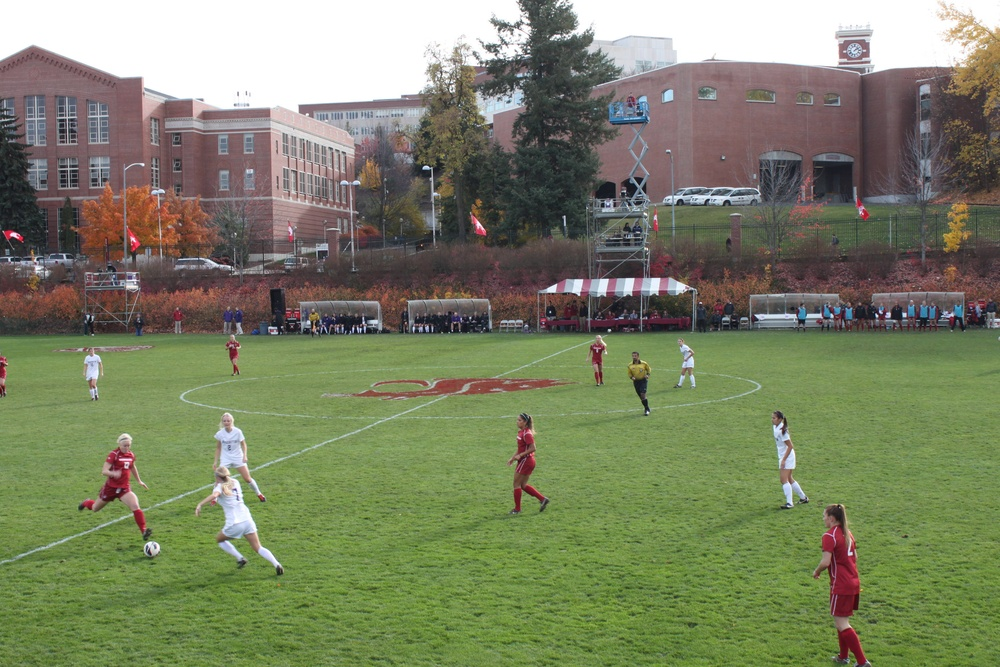
#> input picture images/original/img1.jpg, 1000 x 667 px, shrunk from 3456 x 2304 before the run
$ jupyter execute 'Matching two different photos.ipynb'   (shell and % lines are left out)
#> lines starting #> are read from the running program, lines starting #| are printed output that depends on the picture; after the words box and inside, x2 and y2 are one past the last pixel; in counts of white or black regions, pixels touching at a corner belong together
[cell 1]
import cv2
import numpy as np

#img = cv2.imread("simpsons.jpg") #coloured format
img = cv2.imread("images/original/img1.jpg")
#> img is the input picture: shape (667, 1000, 3); mean B, G, R 100.7, 130.5, 124
gray_img = cv2.cvtColor(img,cv2.COLOR_BGR2GRAY) #gray scale image
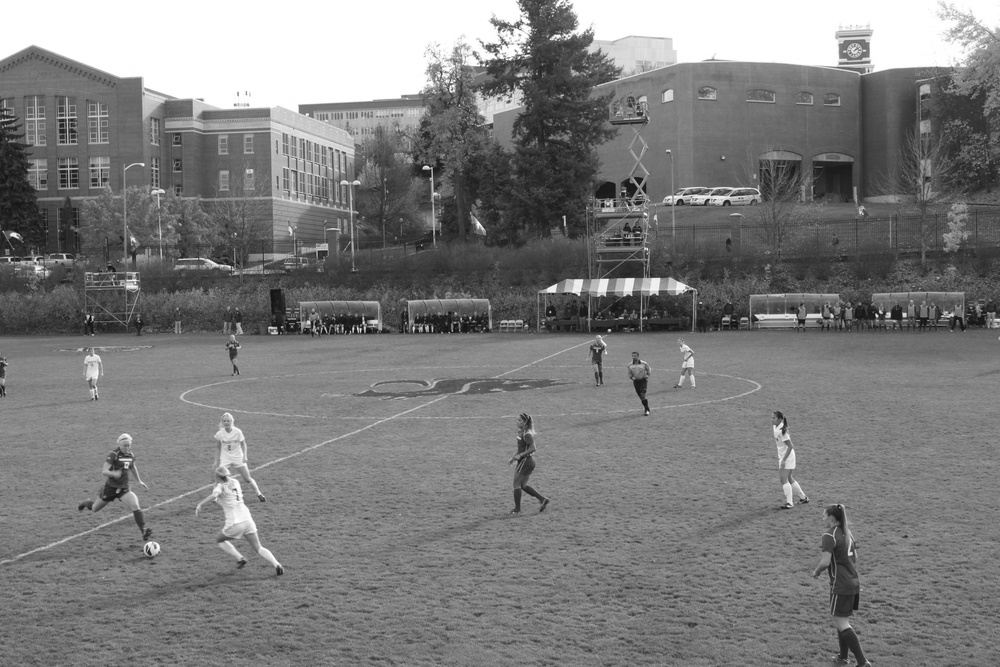
#> gray_img: shape (667, 1000); min 8, max 255, mean 125.2
h1,w1 = gray_img.shape
#> h1 = 667; w1 = 1000
final_img = img

#template = cv2.imread("barts_face.jpg",cv2.IMREAD_GRAYSCALE)
template = cv2.imread("images/template/test.jpg",cv2.IMREAD_GRAYSCALE)
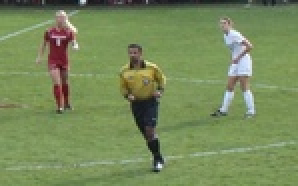
#> input picture images/template/test.jpg, 149 x 93 px, shrunk from 515 x 321 before the run (shown 2 times larger)
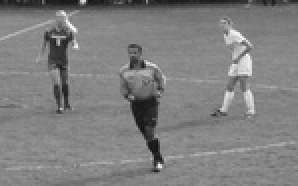
#> template: shape (93, 149) (shown 2 times larger); min 15, max 251, mean 127.2
w,h = template.shape[::-1] #rows = height,columns = width
#> w = 149; h = 93

result = cv2.matchTemplate(gray_img,template,cv2.TM_CCOEFF_NORMED)
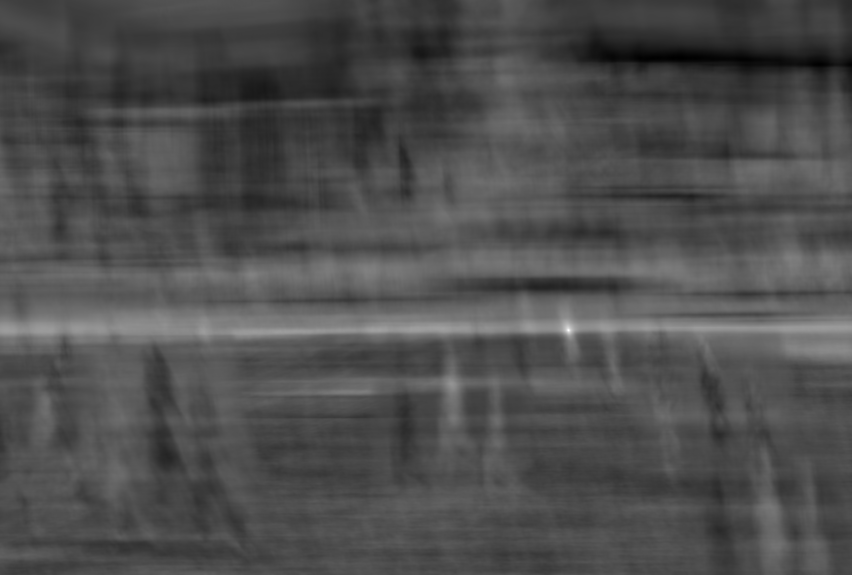
#> result: shape (575, 852) float32; min -0.474, max 0.985, mean -0.0254; drawn with min black and max white
loc = np.where(result >= 0.55)
#> loc = 67 positions, rows 324 to 333, columns 564 to 572

for pt in zip(*loc[::-1]):
    global coordinates
    coordinates = pt
    cv2.rectangle(final_img,pt,(pt[0]+w,pt[1]+h),(0,255,0),3)
#> this loop made 67 passes
#> coordinates on passes 1 to 12: (566, 324), (567, 324), (568, 324), (565, 325), (566, 325), (567, 325), (568, 325), (569, 325), (564, 326), (565, 326), (566, 326), (567, 326)
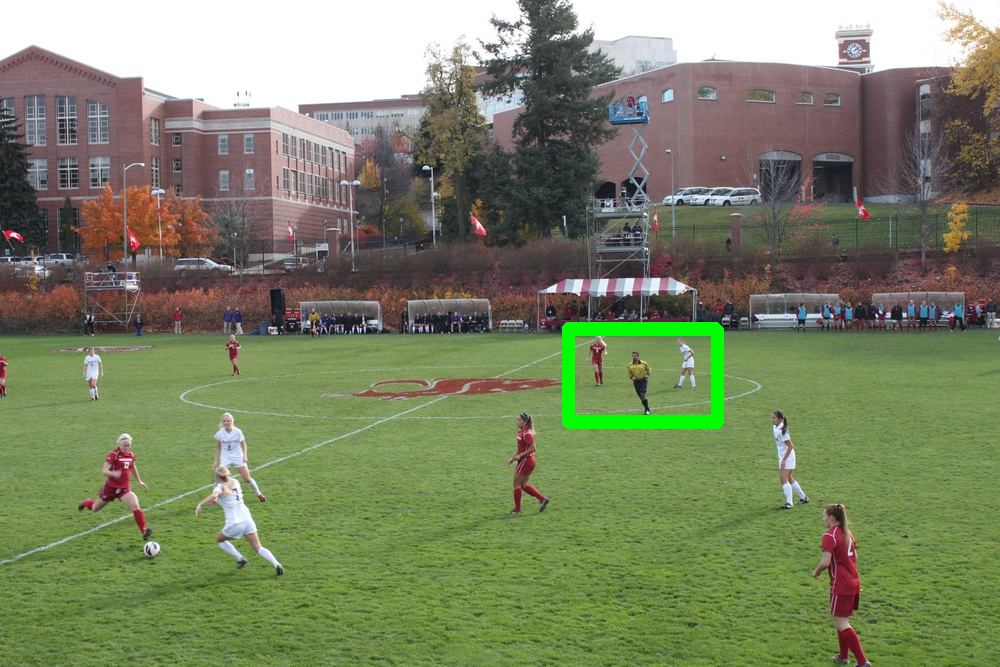
#> final_img: shape (667, 1000, 3); 0.98% of pixels changed, all inside (x1, y1, x2, y2) = (562, 322, 724, 429)

crop_width_size = 3
crop_height_size = 3
height = int(h1 / crop_height_size)
#> height = 222
width = int(w1 / crop_width_size )
#> width = 333

correct_rect = False
rect_number = 0
for ih in range(crop_height_size):
    for iw in range(crop_width_size):
        x = int(w1/crop_width_size * iw)
        y = int(h1/crop_height_size * ih)

        cv2.rectangle(final_img,(x,y),(x+width,y+height),(0,0,255),1)
        if((coordinates[0] >= x and coordinates[0] <= (x+width)) and (coordinates[1] >= y and coordinates[1] <= (y+height))):
            if(((coordinates[0]+int(w/2)) >= x and (coordinates[0]+int(w/2)) <= (x+width)) and ((coordinates[1]+h) >= y and (coordinates[1]+h) <= (y+height))):
                correct_rect = True
                rect_number = iw+1
        else:
            if(((coordinates[0]+int(w/2)) >= x and (coordinates[0]+int(w/2)) <= (x+width)) and ((coordinates[1]+h) >= y and (coordinates[1]+h) <= (y+height))):
                correct_rect = True
                rect_number = iw+1
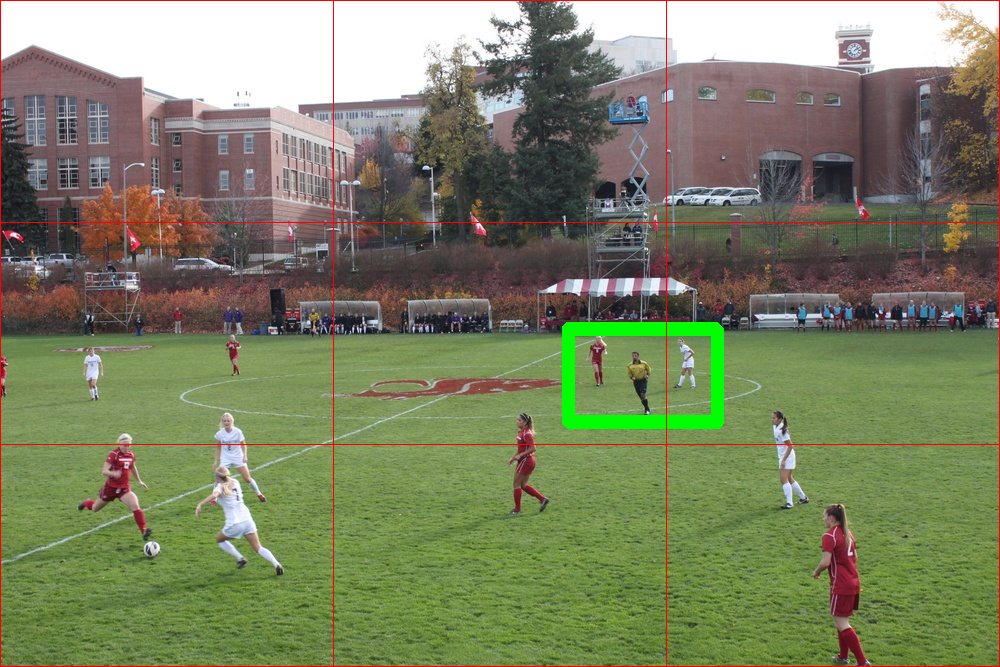
#> final_img: shape (667, 1000, 3); 1% of pixels changed, all inside (x1, y1, x2, y2) = (0, 0, 1000, 667)

print(coordinates)
#| (570, 333)
if(correct_rect == True):
    print(rect_number)
cv2.namedWindow("Final_Image",cv2.WINDOW_NORMAL)
#cv2.imshow("Image",img)
cv2.imshow("Final_Image",final_img)
cv2.namedWindow("Result",cv2.WINDOW_NORMAL)
cv2.imshow("Result",result)
cv2.waitKey(0)
cv2.destroyAllWindows()

## Update Version

[cell 2]
import cv2
import numpy as np
import matplotlib.pyplot as plt
import imutils

[cell 3]
#reading the original image

img = cv2.imread("images/original/img1.jpg")
print("Original Image Dimensions:",img.shape)
#| Original Image Dimensions: (667, 1000, 3)
img2 = cv2.cvtColor(img,cv2.COLOR_BGR2RGB)
plt.imshow(img2)

[cell 4]
#converting to original image into grayscale image
img_gray = cv2.cvtColor(img,cv2.COLOR_BGR2GRAY)
plt.imshow(img_gray)

[cell 5]
#reading the tenmplate to be matched converting it to gray and displaying it

template1 = cv2.imread("images/template/test.jpg",0)
plt.imshow(template1)

[cell 6]
img_gray = cv2.bilateralFilter(img_gray,11,17,17)
template1 = cv2.bilateralFilter(template1,11,17,17)

[cell 7]
#loop over the scales of the images
for scale in np.linspace(0.2,1.0,20)[::-1]:
    #resize the image according to the scale,and keep track
    #of the ratio of the resizing
    resized = imutils.resize(template1,width=int(template1.shape[1]*scale))
    for angle in np.arange(0,360,15):
        rotated = imutils.rotate(resized,angle)
        w,h = rotated.shape[::-1]

        #Perform match operations
        res = cv2.matchTemplate(img_gray,rotated,cv2.TM_CCOEFF_NORMED)

        #specify a threshold
        threshold = 0.8

        #strore the coordinates of matched area in a numpy array
        loc = np.where(res >= threshold)

        if loc:
            for pt in zip(*loc[::-1]):
                cv2.rectangle(img2,pt,(pt[0]+w,pt[1]+h),(0,255,255),2)
#> this loop made 20 passes
#> pass 2, `resized = imutils.resize(template1,width=int(template1.shape[1]*scale))`:
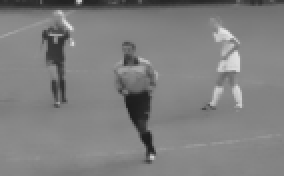
#> resized: shape (88, 142) (shown 2 times larger); min 29, max 231, mean 127.2
#> after the loop:
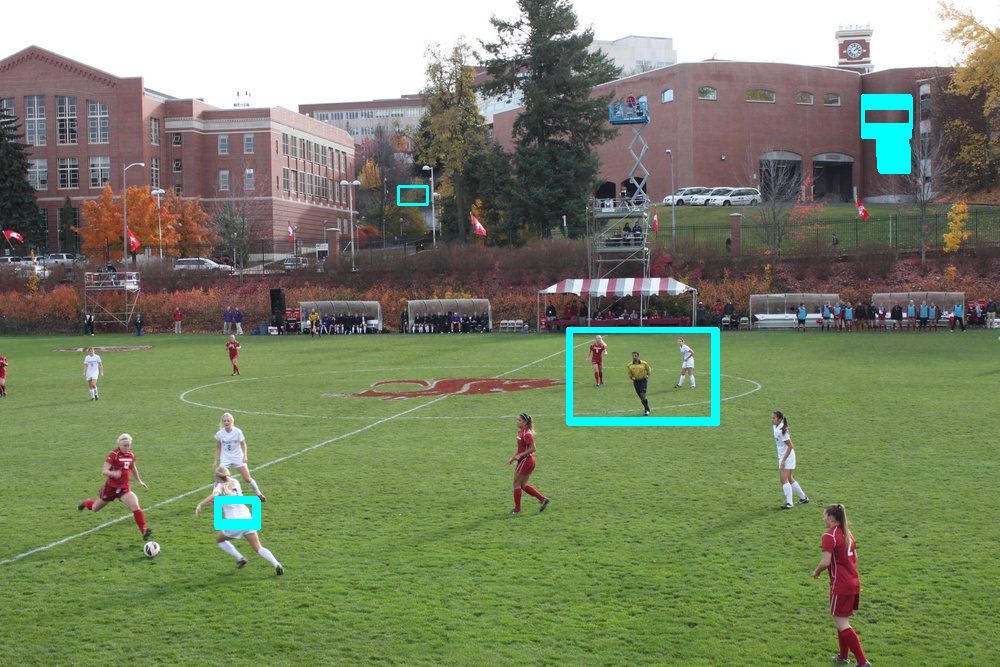
#> img2: shape (667, 1000, 3); mean R, G, B 122.7, 132.3, 102.7

plt.imshow(img2)
